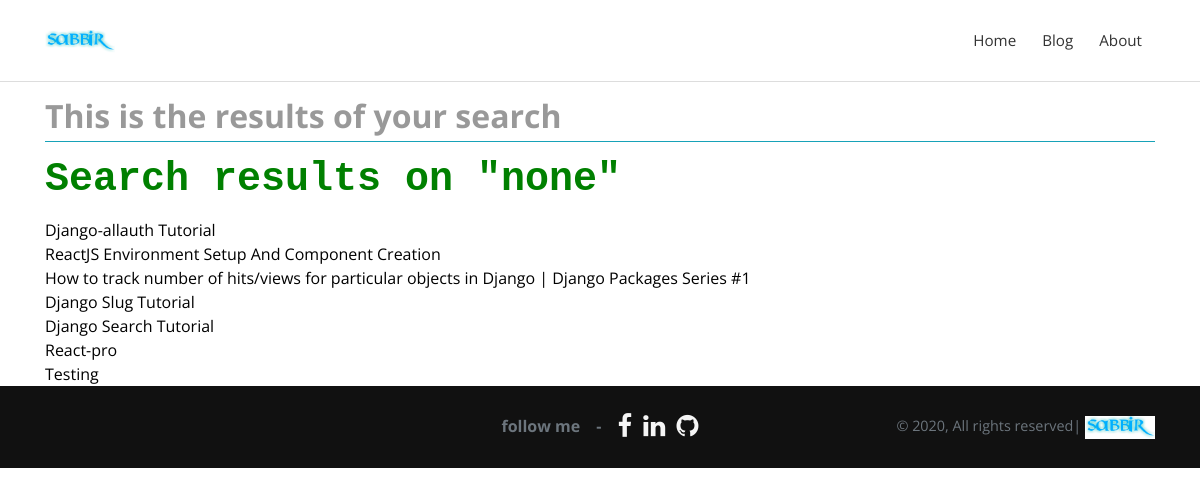
/search/, run on an earlier commit of the app's database.
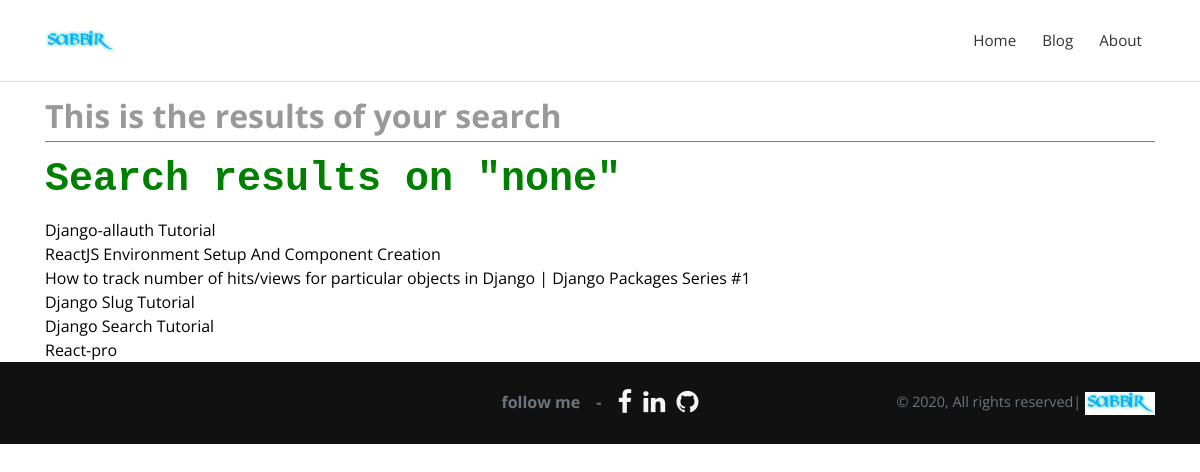
And on a later commit of the database.
### posts/models.py (models this page shows, shortened)
class Post(models.Model):
    title = models.CharField(max_length=100)
    slug = models.SlugField()
    overview = RichTextUploadingField(null=True)
    timestamp = models.DateTimeField(auto_now_add=True)
    tags = models.CharField(max_length=60, blank=True, validators=[only_aphabets])
    hit_count = GenericRelation(
                HitCount, object_id_field='object_pk',
                related_query_name='hit_count_generic_relation')
    author = models.ForeignKey(Author, on_delete=models.CASCADE)
    thumbnail = models.ImageField()
    categories = models.ManyToManyField(Category)
    featured = models.BooleanField()
    previous_post = models.ForeignKey(
        'self', related_name='previous', on_delete=models.SET_NULL, blank=True, null=True)
    next_post = models.ForeignKey(
        'self', related_name='next', on_delete=models.SET_NULL, blank=True, null=True)
    def get_absolute_url(self):
        return reverse('post-detail', kwargs={
            'slug': self.slug
        })

### posts/views.py (the view)
# urls.py: path('search/',search,name='search'),
def search(request):
    queryset = Post.objects.all()
    query = request.GET.get('q')
    if query:
        queryset = queryset.filter(
            Q(title__icontains=query) |
            Q(overview__icontains=query)
        ).distinct()
    context = {
        'queryset': queryset,
        'query':query
    }
    return render(request, 'search_results.html', context)

### templates/search_results.html (shortened to what this page needs)
{% extends "base.html" %}
{% load static %}
{% block content %}
<div class="container" >
<h2 class='text-primary mb-3 mt-3 border-info border-bottom border-height-3 pb-2'>This is the results of your search</h2>
<h1 class="mb-3" style='font-family:monospace;color:green;'>Search results on "{{query|lower}}"</h1>
<div class="  " >
{% for post in queryset %}
    <a class="text-decoration-none reset-ancho  " href="{{ post.get_absolute_url }}">{{ post.title }}</a>
    <br />
{% endfor %}
</div>
</div>
{% endblock %}

What changed in the data, as far as the page shows it:
removed Post: title "Testing"
